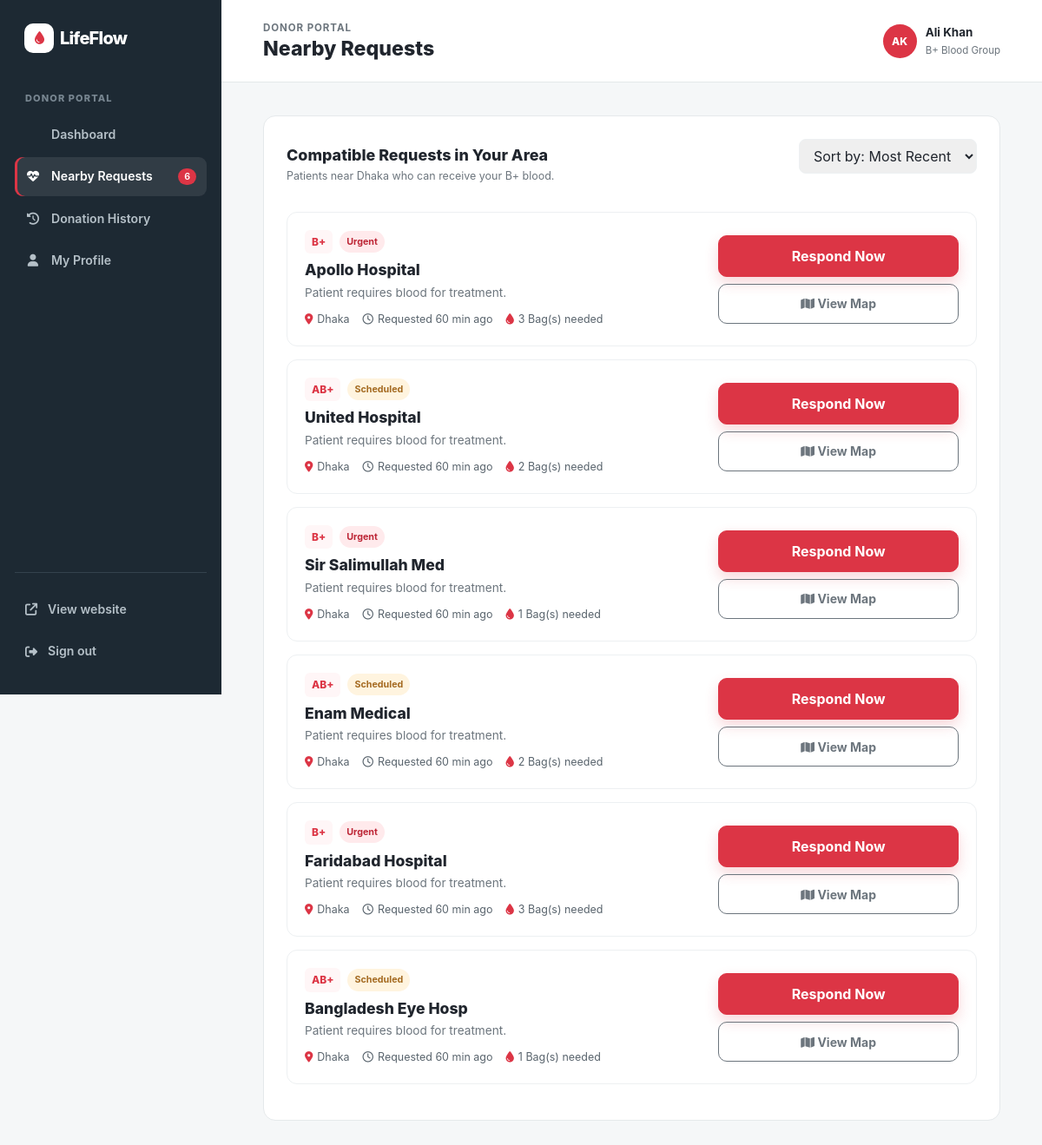
Screenshot of /donor/nearby-requests.php (signed in) with the database file from the repository.
### tables this page shows
CREATE TABLE donors (
    id INT AUTO_INCREMENT PRIMARY KEY,
    full_name VARCHAR(100) NOT NULL,
    phone VARCHAR(20) NOT NULL,
    email VARCHAR(100) NOT NULL UNIQUE,
    dob DATE NOT NULL,
    blood_group VARCHAR(5) NOT NULL,
    weight INT NOT NULL CHECK (weight >= 50),
    last_donation DATE,
    health_notes TEXT,
    city VARCHAR(50) NOT NULL,
    area VARCHAR(50) NOT NULL,
    availability_status VARCHAR(20) DEFAULT 'Available',
    password VARCHAR(255) NOT NULL,
    created_at TIMESTAMP DEFAULT CURRENT_TIMESTAMP,
    CHECK (blood_group IN ('A+', 'A-', 'B+', 'B-', 'AB+', 'AB-', 'O+', 'O-'))
);

CREATE TABLE blood_requests (
    id INT AUTO_INCREMENT PRIMARY KEY,
    patient_name VARCHAR(100) NOT NULL,
    blood_group VARCHAR(5) NOT NULL,
    units INT NOT NULL CHECK (units > 0),
    urgency VARCHAR(20) NOT NULL CHECK (urgency IN ('Urgent', 'Scheduled')),
    hospital VARCHAR(100) NOT NULL,
    city VARCHAR(50) NOT NULL,
    address VARCHAR(255) NOT NULL,
    contact_name VARCHAR(100) NOT NULL,
    phone VARCHAR(20) NOT NULL,
    notes TEXT,
    status VARCHAR(20) DEFAULT 'Pending' CHECK (status IN ('Pending', 'Matching donors', 'Completed')),
    created_at TIMESTAMP DEFAULT CURRENT_TIMESTAMP,
    CHECK (blood_group IN ('A+', 'A-', 'B+', 'B-', 'AB+', 'AB-', 'O+', 'O-'))
);

### includes/blood_matching.php (called while the page is built)
<?php
function getCompatibleBloodGroups($bloodGroup, $isDonor = false) {
    $canGiveTo = [
        'O-'  => ['O-', 'O+', 'A-', 'A+', 'B-', 'B+', 'AB-', 'AB+'],
        'O+'  => ['O+', 'A+', 'B+', 'AB+'],
        'A-'  => ['A-', 'A+', 'AB-', 'AB+'],
        'A+'  => ['A+', 'AB+'],
        'B-'  => ['B-', 'B+', 'AB-', 'AB+'],
        'B+'  => ['B+', 'AB+'],
        'AB-' => ['AB-', 'AB+'],
        'AB+' => ['AB+']
    ];
    $canReceiveFrom = [
        'O-'  => ['O-'],
        'O+'  => ['O-', 'O+'],
        'A-'  => ['O-', 'A-'],
        'A+'  => ['O-', 'O+', 'A-', 'A+'],
        'B-'  => ['O-', 'B-'],
        'B+'  => ['O-', 'O+', 'B-', 'B+'],
        'AB-' => ['O-', 'A-', 'B-', 'AB-'],
        'AB+' => ['O-', 'O+', 'A-', 'A+', 'B-', 'B+', 'AB-', 'AB+']
    ];
    if ($isDonor) {
        return isset($canGiveTo[$bloodGroup]) ? $canGiveTo[$bloodGroup] : [$bloodGroup];
    } else {
        return isset($canReceiveFrom[$bloodGroup]) ? $canReceiveFrom[$bloodGroup] : [$bloodGroup];
    }
}

### donor/nearby-requests.php (the view, shortened to what this page needs)
<?php
require_once '../includes/db.php';
require_once '../includes/blood_matching.php';
$donorId = $_SESSION['donor_id'];
$stmt = $pdo->prepare("SELECT * FROM donors WHERE id = ?");
$stmt->execute([$donorId]);
$donor = $stmt->fetch(PDO::FETCH_ASSOC);
$donorName = $donor['full_name'];
$donorBloodGroup = $donor['blood_group'];
$donorCity = $donor['city'];
$compatibleGroups = getCompatibleBloodGroups($donorBloodGroup, true);
$placeholders = implode(',', array_fill(0, count($compatibleGroups), '?'));
$reqStmt = $pdo->prepare("SELECT * FROM blood_requests WHERE blood_group IN ($placeholders) AND status != 'Completed' ORDER BY created_at DESC");
$reqStmt->execute($compatibleGroups);
$nearbyRequests = $reqStmt->fetchAll(PDO::FETCH_ASSOC);
$nearbyCount = count($nearbyRequests);
$initials = strtoupper(substr($donorName, 0, 1));
$parts = explode(' ', $donorName);
if (count($parts) > 1) {
    $initials = strtoupper(substr($parts[0], 0, 1) . substr($parts[count($parts)-1], 0, 1));
}
function time_ago($datetime) {
    $time_ago = strtotime($datetime);
    $current_time = time();
    $time_difference = $current_time - $time_ago;
    $seconds = $time_difference;
    $minutes      = round($seconds / 60);
    $hours           = round($seconds / 3600);
    $days          = round($seconds / 86400);
    if($seconds <= 60) return "Just now";
    else if($minutes <= 60) return "$minutes min ago";
    else if($hours <= 24) return "$hours hrs ago";
    else return "$days days ago";
}
?>
<!doctype html>
<html lang="en">
<head>
    <link href="https://cdn.jsdelivr.net/npm/bootstrap@5.3.3/dist/css/bootstrap.min.css" rel="stylesheet">
    <link href="https://cdnjs.cloudflare.com/ajax/libs/font-awesome/6.5.2/css/all.min.css" rel="stylesheet">
    <link href="../assets/css/main.css" rel="stylesheet">
    <link href="../assets/css/donor-dashboard.css" rel="stylesheet">
</head>
<body class="donor-dashboard-page">
    <div class="donor-shell">
        <aside class="donor-sidebar" id="donorSidebar">
            <a class="donor-sidebar-brand" href="dashboard.php">
                <span class="brand-mark"><i class="fa-solid fa-droplet"></i></span><span>LifeFlow</span>
            </a>
            <p class="donor-sidebar-label">Donor Portal</p>
            <nav class="donor-menu" aria-label="Donor navigation">
                <a href="dashboard.php"><i class="fa-solid fa-grid-2"></i> Dashboard</a>
                <a class="active" href="nearby-requests.php"><i class="fa-solid fa-heart-pulse"></i> Nearby Requests <span><?= $nearbyCount ?></span></a>
                <a href="donation-history.php"><i class="fa-solid fa-clock-rotate-left"></i> Donation History</a>
                <a href="profile.php"><i class="fa-solid fa-user"></i> My Profile</a>
            </nav>
            <div class="donor-sidebar-bottom">
                <a href="../index.html"><i class="fa-solid fa-arrow-up-right-from-square"></i> View website</a>
                <a href="logout.php"><i class="fa-solid fa-right-from-bracket"></i> Sign out</a>
            </div>
        </aside>
        <div class="donor-main">
            <header class="donor-topbar">
                <div>
                    <p class="donor-eyebrow">Donor portal</p>
                    <h1>Nearby Requests</h1>
                </div>
                <div class="donor-profile">
                    <span class="donor-profile-avatar"><?= htmlspecialchars($initials) ?></span>
                    <div>
                        <strong><?= htmlspecialchars($donorName) ?></strong>
                        <small><?= htmlspecialchars($donorBloodGroup) ?> Blood Group</small>
                    </div>
                </div>
            </header>
            <main class="donor-content">
                <div class="row">
                    <div class="col-12">
                        <article class="donor-panel">
                            <div class="donor-panel-heading align-items-center flex-wrap">
                                <div>
                                    <h2>Compatible Requests in Your Area</h2>
                                    <p>Patients near <?= htmlspecialchars($donorCity) ?> who can receive your <?= htmlspecialchars($donorBloodGroup) ?> blood.</p>
                                </div>
                                <div class="filters mt-3 mt-md-0">
                                    <select aria-label="Sort by">
                                        <option value="recent">Sort by: Most Recent</option>
                                    </select>
                                </div>
                            </div>
                            <div class="requests-list mt-4">
                                <?php foreach($nearbyRequests as $req): ?>
                                    <div class="request-card">
                                        <div class="request-details">
                                            <div class="d-flex align-items-center gap-2 mb-2">
                                                <span class="donor-blood-badge"><?= htmlspecialchars($req['blood_group']) ?></span>
                                                <span class="urgency <?= strtolower($req['urgency']) === 'urgent' ? 'urgent' : 'standard' ?>"><?= htmlspecialchars($req['urgency']) ?></span>
                                            </div>
                                            <h3><?= htmlspecialchars($req['hospital']) ?></h3>
                                            <p><?= htmlspecialchars($req['notes'] ?? 'Patient requires blood for treatment.') ?></p>
                                            <div class="request-meta">
                                                <span><i class="fa-solid fa-location-dot text-danger"></i> <?= htmlspecialchars($req['city']) ?></span>
                                                <span><i class="fa-regular fa-clock"></i> Requested <?= time_ago($req['created_at']) ?></span>
                                                <span><i class="fa-solid fa-droplet text-danger"></i> <?= htmlspecialchars($req['units']) ?> Bag(s) needed</span>
                                            </div>
                                        </div>
                                        <div class="request-actions mt-3 mt-md-0 text-md-end">
                                            <button class="btn btn-danger w-100 mb-2 respond-btn" data-blood="<?= htmlspecialchars($req['blood_group']) ?>" data-id="<?= $req['id'] ?>" data-units="<?= $req['units'] ?>">Respond Now</button>
                                            <button class="btn btn-outline-secondary w-100 btn-sm" onclick="alert('Map view coming soon.')"><i class="fa-solid fa-map"></i> View Map</button>
                                        </div>
                                    </div>
                                <?php endforeach; ?>
                            </div>
                        </article>
                    </div>
                </div>
            </main>
        </div>
    </div>
</body>
</html>

### assets/css/main.css (style rules this page uses)
:root { --primary: #dc3545; --primary-dark: #b52a38; --ink: #20252d; --muted: #6c757d; --surface: #fff; --soft: #fff6f7; --line: #edf0f2; --shadow: 0 12px 30px rgba(31, 42, 55, .08); --radius: 18px }
* { box-sizing: border-box }
html { scroll-behavior: smooth }
body { margin: 0; font-family: Inter, system-ui, -apple-system, BlinkMacSystemFont, "Segoe UI", sans-serif; color: var(--ink); background: #fff; line-height: 1.6 }
.brand-mark { display: inline-grid; place-items: center; width: 34px; height: 34px; margin-right: 7px; border-radius: 10px; color: #fff; background: var(--primary); font-size: .92rem }
.btn { border-radius: 10px; font-weight: 700; padding: .7rem 1.15rem; transition: transform .2s, box-shadow .2s }
.btn-danger { background: var(--primary); border-color: var(--primary); box-shadow: 0 7px 16px rgba(220, 53, 69, .2) }

### assets/css/donor-dashboard.css (style rules this page uses)
.donor-dashboard-page { background: #f5f7f8; }
.donor-shell { display: flex; min-height: 100vh; }
.donor-sidebar { position: fixed; z-index: 10; display: flex; flex-direction: column; width: 255px; height: 100vh; padding: 27px 17px; color: #b5c0c8; background: #1d2933; }
.donor-sidebar-brand { display: inline-flex; align-items: center; margin: 0 11px 44px; color: #fff; font-size: 1.25rem; font-weight: 800; letter-spacing: -.04em; text-decoration: none; }
.donor-sidebar-brand .brand-mark { color: var(--primary); background: #fff; }
.donor-sidebar-label { margin: 0 12px 10px; color: #788691; font-size: .69rem; font-weight: 800; letter-spacing: .1em; text-transform: uppercase; }
.donor-menu { display: grid; gap: 4px; }
.donor-menu a, .donor-sidebar-bottom a { display: flex; align-items: center; gap: 12px; padding: 11px 12px; border-radius: 9px; color: #b5c0c8; font-size: .88rem; font-weight: 600; text-decoration: none; transition: .2s; }
.donor-menu a:hover, .donor-menu a.active { color: #fff; background: rgba(255, 255, 255, .09); }
.donor-menu a.active { box-shadow: inset 3px 0 0 var(--primary); }
.donor-menu i { width: 18px; text-align: center; }
.donor-menu a span { padding: 1px 7px; margin-left: auto; border-radius: 20px; color: #fff; background: var(--primary); font-size: .67rem; }
.donor-sidebar-bottom { display: grid; gap: 4px; margin-top: auto; padding-top: 20px; border-top: 1px solid #34424d; }
.donor-main { width: calc(100% - 255px); margin-left: 255px; }
.donor-topbar { display: flex; align-items: center; justify-content: space-between; padding: 23px clamp(25px, 4vw, 55px); border-bottom: 1px solid #e4e8ea; background: #fff; }
.donor-eyebrow { margin: 0 0 2px; color: var(--muted); font-size: .72rem; font-weight: 700; letter-spacing: .08em; text-transform: uppercase; }
.donor-topbar h1 { margin: 0; color: var(--ink); font-size: 1.45rem; font-weight: 800; }
.donor-profile { display: flex; gap: 10px; align-items: center; }
.donor-profile-avatar { display: grid; width: 39px; height: 39px; place-items: center; border-radius: 50%; color: #fff; background: var(--primary); font-size: .75rem; font-weight: 800; }
.donor-profile strong, .donor-profile small { display: block; }
.donor-profile strong { color: var(--ink); font-size: .84rem; }
.donor-profile small { color: var(--muted); font-size: .72rem; }
.donor-content { max-width: 1550px; padding: 38px clamp(25px, 4vw, 55px) 55px; }
.donor-panel { padding: 26px; border: 1px solid #e5e9eb; border-radius: 14px; background: #fff; }
.donor-panel-heading { display: flex; align-items: start; justify-content: space-between; gap: 15px; margin-bottom: 22px; }
.donor-panel-heading h2 { margin: 0 0 3px; color: var(--ink); font-size: 1.12rem; font-weight: 800; }
.donor-panel-heading p { margin: 0; color: var(--muted); font-size: .78rem; }
.donor-blood-badge { display: inline-block; padding: 4px 8px; border-radius: 6px; color: var(--primary); background: var(--soft); font-size: .75rem; font-weight: 800; }
.urgency { display: inline-block; padding: 4px 8px; border-radius: 20px; font-size: .67rem; font-weight: 700; }
.urgency.urgent { color: #bd2636; background: #ffeaec; }
.urgency.standard { color: #a56b22; background: #fff4df; }

### rows the page displays
donors: full_name "AK", full_name "Ali Khan", blood_group "B+", city "Dhaka"
blood_requests: blood_group "B+", urgency "Urgent", hospital "Apollo Hospital", notes "Patient requires blood for treatment.", city "Dhaka", created_at "60 min ago", units "3"
blood_requests: blood_group "AB+", urgency "Scheduled", hospital "United Hospital", notes "Patient requires blood for treatment.", city "Dhaka", created_at "60 min ago", units "2"
blood_requests: blood_group "B+", urgency "Urgent", hospital "Sir Salimullah Med", notes "Patient requires blood for treatment.", city "Dhaka", created_at "60 min ago", units "1"
blood_requests: blood_group "AB+", urgency "Scheduled", hospital "Enam Medical", notes "Patient requires blood for treatment.", city "Dhaka", created_at "60 min ago", units "2"
blood_requests: blood_group "B+", urgency "Urgent", hospital "Faridabad Hospital", notes "Patient requires blood for treatment.", city "Dhaka", created_at "60 min ago", units "3"
blood_requests: blood_group "AB+", urgency "Scheduled", hospital "Bangladesh Eye Hosp", notes "Patient requires blood for treatment.", city "Dhaka", created_at "60 min ago", units "1"

### other values shown
$nearbyCount "6"
